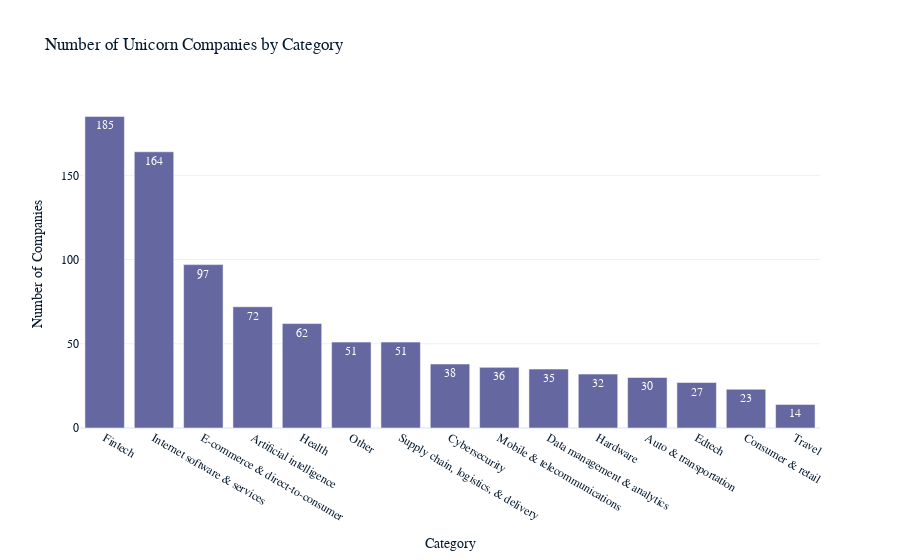

The cell this chart's notebook holds for it:
### Code cell
import plotly.express as px

# Create a bar chart of the category counts
fig = px.bar(category_counts, x='Category', y='size', title='Number of Unicorn Companies by Category',
             labels={'size': 'Number of Companies'}, text='size')

# Show the bar chart
fig.show()

### Figure 1 — Plotly figure (JSON) as saved in the notebook; plotly's stock layout.template omitted (floating-point values rounded to 4 significant figures)
{"data": [{"alignmentgroup": "True", "hovertemplate": "Category=%{x}<br>Number of Companies=%{text}<extra></extra>", "legendgroup": "", "marker": {"color": "#6568a0", "pattern": {"shape": ""}}, "name": "", "offsetgroup": "", "orientation": "v", "showlegend": false, "text": [185, 164, 97, 72, 62, 51, 51, 38, 36, 35, 32, 30, 27, 23, 14], "textposition": "auto", "type": "bar", "x": ["Fintech", "Internet software & services", "E-commerce & direct-to-consumer", "Artificial intelligence", "Health", "Other", "Supply chain, logistics, & delivery", "Cybersecurity", "Mobile & telecommunications", "Data management & analytics", "Hardware", "Auto & transportation", "Edtech", "Consumer & retail", "Travel"], "xaxis": "x", "y": [185, 164, 97, 72, 62, 51, 51, 38, 36, 35, 32, 30, 27, 23, 14], "yaxis": "y"}], "layout": {"barmode": "relative", "legend": {"tracegroupgap": 0}, "title": {"text": "Number of Unicorn Companies by Category"}, "xaxis": {"anchor": "y", "domain": [0, 1], "title": {"text": "Category"}}, "yaxis": {"anchor": "x", "domain": [0, 1], "title": {"text": "Number of Companies"}}}}
